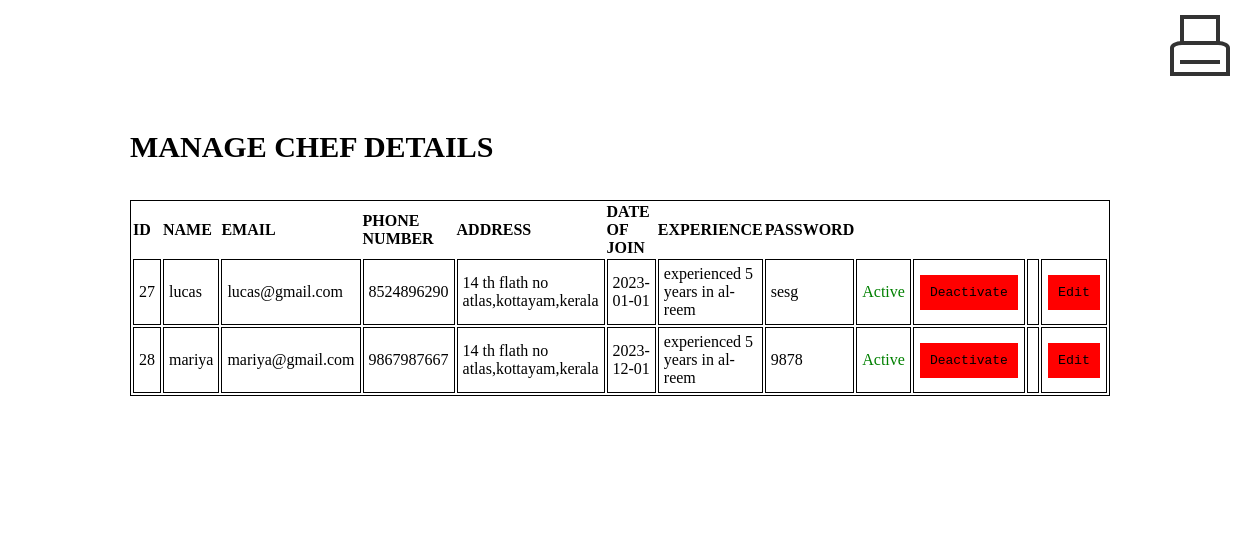
Screenshot of /displayc.php with the database file from the repository.
### tables this page shows
CREATE TABLE `user` (
  `u_id` int(10) NOT NULL,
  `u_name` varchar(20) NOT NULL,
  `email` varchar(50) NOT NULL,
  `phn` varchar(10) NOT NULL,
  `address` varchar(50) NOT NULL,
  `doj` date NOT NULL,
  `exp` varchar(50) NOT NULL,
  `password` varchar(20) NOT NULL,
  `type` varchar(20) NOT NULL
);

### displayc.php (the view, shortened to what this page needs)
<?php include('./conn.php');
?>
<!DOCTYPE html>
<html lang="en">
<head>
</head>
<body>
<form action="" method="post">
    <button type="submit" class="print-button" name="print"><span class="print-icon"></span></button>
</form>
    <div id="hero">
    <div style="display: flex;justify-content: start;padding: 130px; ">
            <div style="width: 100%;">
                <h2 id="hero_head">MANAGE CHEF DETAILS</h2><br><br>
                <p id="hero_content">
                    <table>
                        <tr>
                            <th>ID</th>
                            <th>NAME</th>
                            <th>EMAIL</th>
                            <th>PHONE NUMBER</th>
                            <th>ADDRESS</th>
                            <th>DATE OF JOIN</th>
                            <th>EXPERIENCE</th>
                            <th>PASSWORD</th>
                        </tr>
                        <?php
                        $sel=$conn->query("SELECT * FROM `user` inner join `login` on `user`.email=`login`.username where `login`.status='chef'");
                        if($sel->num_rows>0){
                            while($result=mysqli_fetch_array($sel)){
                                $u_id=$result['u_id'];
                                $user_name=$result['u_name'];
                                $email=$result['email'];
                                $phn=$result['phn'];
                                $add=$result['address'];
                                $doj=$result['doj'];
                                $exp=$result['exp'];
                                $password=$result['password'];
                                $status = $result['login_status'];
                                echo"<tr>
                                <td>$u_id</td>
                                <td>$user_name</td>
                                <td>$email</td>
                                <td>$phn</td>
                                <td>$add</td>
                                <td>$doj</td>
                                <td>$exp</td>
                                <td>$password</td>
                                ";
                                if($status== 1){
                                    echo "<td><span style='color:green;'>Active</span></td>";
                                }else{
                                    echo "<td><span style='color: red;'>Deactive</span></td>";
                                }
                                ?>
                                <td>
                                <form method="POST">
                                    <?php  if($status == 1){
                                    ?>
                                    <a  class='bt'  href='./status/chefStatus.php?email=<?php echo $email; ?>&status=0'>Deactivate</a><br></td>
                                    <?php
                                    }else{
                                        ?>
                                    <a style="background-color: green;"class='bt activet' href='./status/chefStatus.php?email=<?php echo $email; ?>&status=1''>Activate</a><br></td>
                                        <?php
                                    }
                                        ?>
                                <td>
                                <td><button class='bt' type='button' name='edit' id='edit' onclick="fn('<?php echo $u_id; ?>')">Edit</button>
                                </td>
                                 </tr>
                                 <?php
                            }
                        }
                       ?>

### displayc.php (style rules this page uses)
* { margin: 0px; padding: 0px; }
#hero { width: 90%; text-align: left; display: flex; justify-content: start; background-color:white; background-size: cover; }
#hero_head { color: black; text-transform: uppercase; font-size: 30px; }
#hero_content { color: black; font-family: monospace ; justify-content: space-between; font-size: larger; text-transform: capitalize; }
table,tr { border: 1px solid black; color:black; }
td { padding: 5px; border: 1px solid black; color:black; }
th { color: black; }
.bt { padding: 10px; color: black; border: 1px solid white; display: inline-block; background-color:red; font-family:monospace; text-transform: capitalize; text-decoration: none; }
button.print-button { width: 100px; height: 100px; float:right; }
span.print-icon, span.print-icon::before, span.print-icon::after, button.print-button:hover .print-icon::after { border: solid 4px #333; }
span.print-icon::after { border-width: 2px; }
button.print-button { position: relative; padding: 0; border: 0; border: none; background: transparent; }
span.print-icon, span.print-icon::before, span.print-icon::after, button.print-button:hover .print-icon::after { box-sizing: border-box; background-color: #fff; }
span.print-icon { position: relative; display: inline-block; padding: 0; margin-top: 20%; width: 60%; height: 35%; background: #fff; border-radius: 20% 20% 0 0; }
span.print-icon::before { content: ""; position: absolute; bottom: 100%; left: 12%; right: 12%; height: 110%; transition: height .2s .15s; }
span.print-icon::after { content: ""; position: absolute; top: 55%; left: 12%; right: 12%; height: 0%; background: #fff; background-repeat: no-repeat; background-size: 70% 90%; background-position: center; background-image: linear-gradient( to top, #fff 0, #fff 14%, #333 14%, #333 28%, #fff 28%, #fff 42%, #333 42%, #333 56%, #fff 56%, #fff 70%, #333 70%, #333 84%, #fff 84%, #fff 100% ); transition: height .2s, border-width 0s .2s, width 0s .2s; }

### rows the page displays
user: u_id "27", u_name "lucas", email "lucas@gmail.com", phn "8524896290", address "14 th flath no atlas,kottayam,kerala", doj "2023-01-01", exp "experienced 5 years in al-reem", email.password "sesg"
user: u_id "28", u_name "mariya", email "mariya@gmail.com", phn "9867987667", address "14 th flath no atlas,kottayam,kerala", doj "2023-12-01", exp "experienced 5 years in al-reem", email.password "9878"
